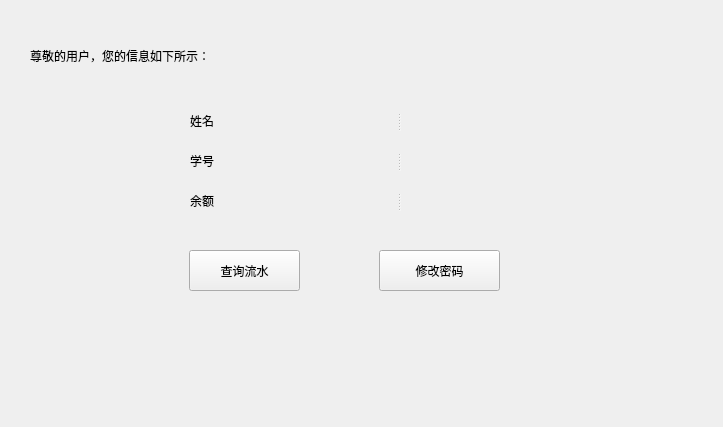
<?xml version="1.0" encoding="UTF-8"?>
<ui version="4.0">
 <class>UsrWindow</class>
 <widget class="QWidget" name="UsrWindow">
  <property name="geometry">
   <rect>
    <x>0</x>
    <y>0</y>
    <width>723</width>
    <height>427</height>
   </rect>
  </property>
  <property name="windowTitle">
   <string>Form</string>
  </property>
  <widget class="QLabel" name="hint">
   <property name="geometry">
    <rect>
     <x>30</x>
     <y>30</y>
     <width>421</width>
     <height>51</height>
    </rect>
   </property>
   <property name="text">
    <string>尊敬的用户，您的信息如下所示：</string>
   </property>
  </widget>
  <widget class="QPushButton" name="ChangePassword">
   <property name="geometry">
    <rect>
     <x>379</x>
     <y>250</y>
     <width>121</width>
     <height>41</height>
    </rect>
   </property>
   <property name="text">
    <string>修改密码</string>
   </property>
  </widget>
  <widget class="QPushButton" name="SearchTransactions">
   <property name="geometry">
    <rect>
     <x>189</x>
     <y>250</y>
     <width>111</width>
     <height>41</height>
    </rect>
   </property>
   <property name="text">
    <string>查询流水</string>
   </property>
  </widget>
  <widget class="QSplitter" name="splitter">
   <property name="geometry">
    <rect>
     <x>190</x>
     <y>100</y>
     <width>271</width>
     <height>41</height>
    </rect>
   </property>
   <property name="orientation">
    <enum>Qt::Horizontal</enum>
   </property>
   <widget class="QLabel" name="name">
    <property name="text">
     <string>姓名</string>
    </property>
   </widget>
   <widget class="QLabel" name="nameMessage">
    <property name="text">
     <string/>
    </property>
   </widget>
  </widget>
  <widget class="QSplitter" name="splitter_2">
   <property name="geometry">
    <rect>
     <x>190</x>
     <y>140</y>
     <width>271</width>
     <height>41</height>
    </rect>
   </property>
   <property name="orientation">
    <enum>Qt::Horizontal</enum>
   </property>
   <widget class="QLabel" name="number">
    <property name="text">
     <string>学号</string>
    </property>
   </widget>
   <widget class="QLabel" name="numberMessage">
    <property name="text">
     <string/>
    </property>
   </widget>
  </widget>
  <widget class="QSplitter" name="splitter_3">
   <property name="geometry">
    <rect>
     <x>190</x>
     <y>180</y>
     <width>271</width>
     <height>41</height>
    </rect>
   </property>
   <property name="orientation">
    <enum>Qt::Horizontal</enum>
   </property>
   <widget class="QLabel" name="money">
    <property name="text">
     <string>余额</string>
    </property>
   </widget>
   <widget class="QLabel" name="moneyMessage">
    <property name="text">
     <string/>
    </property>
   </widget>
  </widget>
 </widget>
 <resources/>
 <connections/>
</ui>
